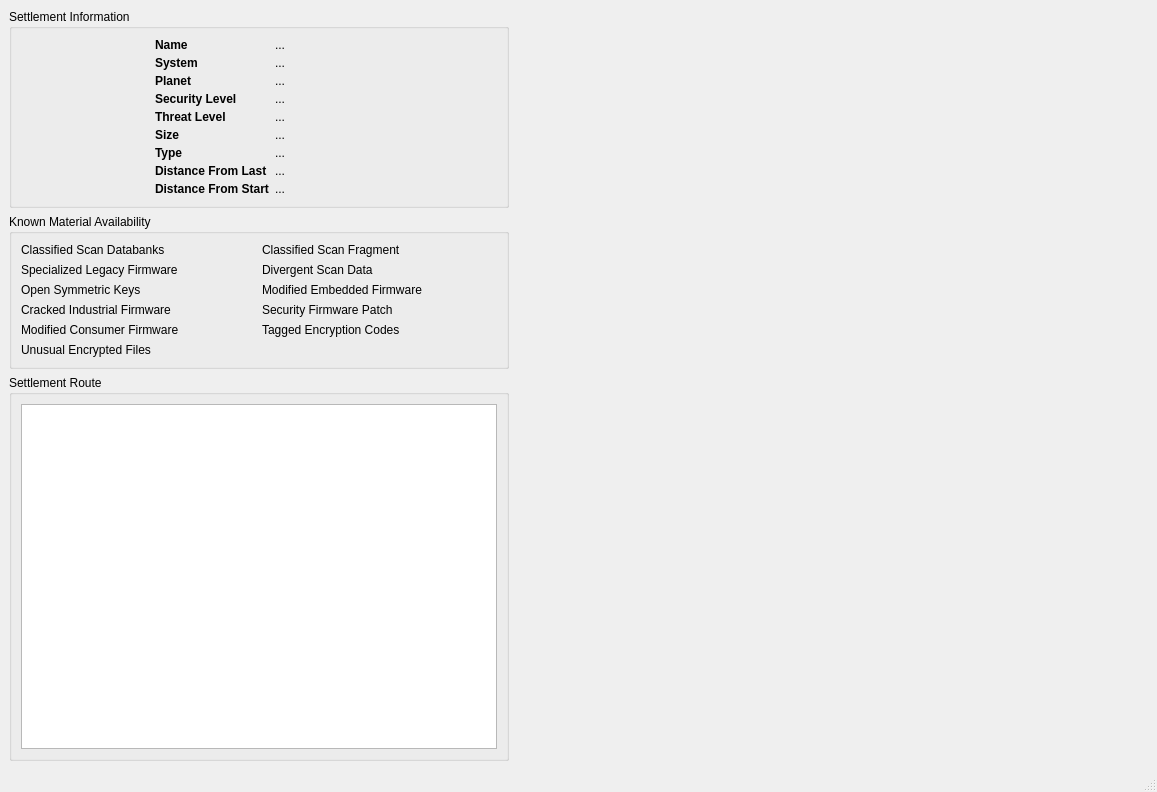
<?xml version="1.0" encoding="UTF-8"?>
<ui version="4.0">
 <class>RouteViewer</class>
 <widget class="QMainWindow" name="RouteViewer">
  <property name="geometry">
   <rect>
    <x>0</x>
    <y>0</y>
    <width>1157</width>
    <height>792</height>
   </rect>
  </property>
  <property name="sizePolicy">
   <sizepolicy hsizetype="MinimumExpanding" vsizetype="MinimumExpanding">
    <horstretch>1</horstretch>
    <verstretch>0</verstretch>
   </sizepolicy>
  </property>
  <property name="windowTitle">
   <string>Route Viewer</string>
  </property>
  <widget class="QWidget" name="centralwidget">
   <property name="sizePolicy">
    <sizepolicy hsizetype="MinimumExpanding" vsizetype="MinimumExpanding">
     <horstretch>0</horstretch>
     <verstretch>0</verstretch>
    </sizepolicy>
   </property>
   <layout class="QHBoxLayout" name="horizontalLayout_2">
    <item>
     <layout class="QVBoxLayout" name="verticalLayout">
      <item>
       <widget class="QGroupBox" name="groupBox">
        <property name="sizePolicy">
         <sizepolicy hsizetype="Preferred" vsizetype="Preferred">
          <horstretch>0</horstretch>
          <verstretch>0</verstretch>
         </sizepolicy>
        </property>
        <property name="minimumSize">
         <size>
          <width>450</width>
          <height>0</height>
         </size>
        </property>
        <property name="maximumSize">
         <size>
          <width>500</width>
          <height>16777215</height>
         </size>
        </property>
        <property name="font">
         <font/>
        </property>
        <property name="title">
         <string>Settlement Information</string>
        </property>
        <layout class="QGridLayout" name="gridLayout_2">
         <item row="0" column="1" rowspan="2">
          <layout class="QGridLayout" name="gridLayout">
           <property name="verticalSpacing">
            <number>4</number>
           </property>
           <item row="7" column="0">
            <widget class="QLabel" name="label_8">
             <property name="sizePolicy">
              <sizepolicy hsizetype="Fixed" vsizetype="Preferred">
               <horstretch>0</horstretch>
               <verstretch>0</verstretch>
              </sizepolicy>
             </property>
             <property name="font">
              <font>
               <weight>75</weight>
               <bold>true</bold>
              </font>
             </property>
             <property name="text">
              <string>Distance From Last</string>
             </property>
            </widget>
           </item>
           <item row="3" column="1">
            <widget class="QLabel" name="securityLabel">
             <property name="sizePolicy">
              <sizepolicy hsizetype="Preferred" vsizetype="Preferred">
               <horstretch>0</horstretch>
               <verstretch>1</verstretch>
              </sizepolicy>
             </property>
             <property name="font">
              <font/>
             </property>
             <property name="text">
              <string>...</string>
             </property>
            </widget>
           </item>
           <item row="0" column="0">
            <widget class="QLabel" name="label_2">
             <property name="sizePolicy">
              <sizepolicy hsizetype="Fixed" vsizetype="Preferred">
               <horstretch>0</horstretch>
               <verstretch>0</verstretch>
              </sizepolicy>
             </property>
             <property name="font">
              <font>
               <weight>75</weight>
               <bold>true</bold>
              </font>
             </property>
             <property name="text">
              <string>Name</string>
             </property>
            </widget>
           </item>
           <item row="2" column="0">
            <widget class="QLabel" name="label_4">
             <property name="sizePolicy">
              <sizepolicy hsizetype="Fixed" vsizetype="Preferred">
               <horstretch>0</horstretch>
               <verstretch>0</verstretch>
              </sizepolicy>
             </property>
             <property name="font">
              <font>
               <weight>75</weight>
               <bold>true</bold>
              </font>
             </property>
             <property name="text">
              <string>Planet</string>
             </property>
            </widget>
           </item>
           <item row="1" column="0">
            <widget class="QLabel" name="label_3">
             <property name="sizePolicy">
              <sizepolicy hsizetype="Fixed" vsizetype="Preferred">
               <horstretch>0</horstretch>
               <verstretch>0</verstretch>
              </sizepolicy>
             </property>
             <property name="font">
              <font>
               <weight>75</weight>
               <bold>true</bold>
              </font>
             </property>
             <property name="text">
              <string>System</string>
             </property>
            </widget>
           </item>
           <item row="5" column="0">
            <widget class="QLabel" name="label_6">
             <property name="sizePolicy">
              <sizepolicy hsizetype="Fixed" vsizetype="Preferred">
               <horstretch>0</horstretch>
               <verstretch>0</verstretch>
              </sizepolicy>
             </property>
             <property name="font">
              <font>
               <weight>75</weight>
               <bold>true</bold>
              </font>
             </property>
             <property name="text">
              <string>Size</string>
             </property>
            </widget>
           </item>
           <item row="1" column="1">
            <widget class="QLabel" name="systemLabel">
             <property name="sizePolicy">
              <sizepolicy hsizetype="Preferred" vsizetype="Preferred">
               <horstretch>0</horstretch>
               <verstretch>1</verstretch>
              </sizepolicy>
             </property>
             <property name="font">
              <font/>
             </property>
             <property name="text">
              <string>...</string>
             </property>
            </widget>
           </item>
           <item row="5" column="1">
            <widget class="QLabel" name="sizeLabel">
             <property name="sizePolicy">
              <sizepolicy hsizetype="Preferred" vsizetype="Preferred">
               <horstretch>0</horstretch>
               <verstretch>1</verstretch>
              </sizepolicy>
             </property>
             <property name="font">
              <font/>
             </property>
             <property name="text">
              <string>...</string>
             </property>
            </widget>
           </item>
           <item row="6" column="1">
            <widget class="QLabel" name="typeLabel">
             <property name="sizePolicy">
              <sizepolicy hsizetype="Preferred" vsizetype="Preferred">
               <horstretch>0</horstretch>
               <verstretch>1</verstretch>
              </sizepolicy>
             </property>
             <property name="font">
              <font/>
             </property>
             <property name="text">
              <string>...</string>
             </property>
            </widget>
           </item>
           <item row="8" column="0">
            <widget class="QLabel" name="label_9">
             <property name="sizePolicy">
              <sizepolicy hsizetype="Fixed" vsizetype="Preferred">
               <horstretch>0</horstretch>
               <verstretch>0</verstretch>
              </sizepolicy>
             </property>
             <property name="font">
              <font>
               <weight>75</weight>
               <bold>true</bold>
              </font>
             </property>
             <property name="text">
              <string>Distance From Start</string>
             </property>
            </widget>
           </item>
           <item row="2" column="1">
            <widget class="QLabel" name="planetLabel">
             <property name="sizePolicy">
              <sizepolicy hsizetype="Preferred" vsizetype="Preferred">
               <horstretch>0</horstretch>
               <verstretch>1</verstretch>
              </sizepolicy>
             </property>
             <property name="font">
              <font/>
             </property>
             <property name="text">
              <string>...</string>
             </property>
            </widget>
           </item>
           <item row="6" column="0">
            <widget class="QLabel" name="label_7">
             <property name="sizePolicy">
              <sizepolicy hsizetype="Fixed" vsizetype="Preferred">
               <horstretch>0</horstretch>
               <verstretch>0</verstretch>
              </sizepolicy>
             </property>
             <property name="font">
              <font>
               <weight>75</weight>
               <bold>true</bold>
              </font>
             </property>
             <property name="text">
              <string>Type</string>
             </property>
            </widget>
           </item>
           <item row="4" column="1">
            <widget class="QLabel" name="threatLabel">
             <property name="sizePolicy">
              <sizepolicy hsizetype="Preferred" vsizetype="Preferred">
               <horstretch>0</horstretch>
               <verstretch>1</verstretch>
              </sizepolicy>
             </property>
             <property name="font">
              <font/>
             </property>
             <property name="text">
              <string>...</string>
             </property>
            </widget>
           </item>
           <item row="3" column="0">
            <widget class="QLabel" name="label_10">
             <property name="sizePolicy">
              <sizepolicy hsizetype="Fixed" vsizetype="Preferred">
               <horstretch>0</horstretch>
               <verstretch>0</verstretch>
              </sizepolicy>
             </property>
             <property name="font">
              <font>
               <weight>75</weight>
               <bold>true</bold>
              </font>
             </property>
             <property name="text">
              <string>Security Level</string>
             </property>
            </widget>
           </item>
           <item row="7" column="1">
            <widget class="QLabel" name="lastDistanceLabel">
             <property name="sizePolicy">
              <sizepolicy hsizetype="Preferred" vsizetype="Preferred">
               <horstretch>0</horstretch>
               <verstretch>1</verstretch>
              </sizepolicy>
             </property>
             <property name="font">
              <font/>
             </property>
             <property name="text">
              <string>...</string>
             </property>
            </widget>
           </item>
           <item row="4" column="0">
            <widget class="QLabel" name="label_5">
             <property name="sizePolicy">
              <sizepolicy hsizetype="Fixed" vsizetype="Preferred">
               <horstretch>0</horstretch>
               <verstretch>0</verstretch>
              </sizepolicy>
             </property>
             <property name="font">
              <font>
               <weight>75</weight>
               <bold>true</bold>
              </font>
             </property>
             <property name="text">
              <string>Threat Level</string>
             </property>
            </widget>
           </item>
           <item row="8" column="1">
            <widget class="QLabel" name="startDistanceLabel">
             <property name="sizePolicy">
              <sizepolicy hsizetype="Preferred" vsizetype="Preferred">
               <horstretch>0</horstretch>
               <verstretch>1</verstretch>
              </sizepolicy>
             </property>
             <property name="font">
              <font/>
             </property>
             <property name="text">
              <string>...</string>
             </property>
            </widget>
           </item>
           <item row="0" column="1">
            <widget class="QLabel" name="settlementLabel">
             <property name="sizePolicy">
              <sizepolicy hsizetype="Preferred" vsizetype="Preferred">
               <horstretch>0</horstretch>
               <verstretch>1</verstretch>
              </sizepolicy>
             </property>
             <property name="font">
              <font/>
             </property>
             <property name="text">
              <string>...</string>
             </property>
            </widget>
           </item>
          </layout>
         </item>
         <item row="0" column="0">
          <widget class="QLabel" name="settlementIcon">
           <property name="sizePolicy">
            <sizepolicy hsizetype="Fixed" vsizetype="Minimum">
             <horstretch>0</horstretch>
             <verstretch>1</verstretch>
            </sizepolicy>
           </property>
           <property name="minimumSize">
            <size>
             <width>128</width>
             <height>128</height>
            </size>
           </property>
           <property name="maximumSize">
            <size>
             <width>128</width>
             <height>128</height>
            </size>
           </property>
           <property name="font">
            <font>
             <pointsize>13</pointsize>
            </font>
           </property>
           <property name="text">
            <string/>
           </property>
           <property name="pixmap">
            <pixmap resource="../resources/resources.qrc">:/noimage.png</pixmap>
           </property>
          </widget>
         </item>
        </layout>
       </widget>
      </item>
      <item>
       <widget class="QGroupBox" name="groupBox_3">
        <property name="sizePolicy">
         <sizepolicy hsizetype="MinimumExpanding" vsizetype="Fixed">
          <horstretch>0</horstretch>
          <verstretch>0</verstretch>
         </sizepolicy>
        </property>
        <property name="minimumSize">
         <size>
          <width>450</width>
          <height>0</height>
         </size>
        </property>
        <property name="font">
         <font/>
        </property>
        <property name="title">
         <string>Known Material Availability</string>
        </property>
        <layout class="QVBoxLayout" name="verticalLayout_3">
         <item>
          <layout class="QGridLayout" name="materials">
           <item row="5" column="0">
            <widget class="QLabel" name="uef">
             <property name="font">
              <font/>
             </property>
             <property name="text">
              <string>Unusual Encrypted Files</string>
             </property>
            </widget>
           </item>
           <item row="4" column="1">
            <widget class="QLabel" name="tec">
             <property name="font">
              <font/>
             </property>
             <property name="text">
              <string>Tagged Encryption Codes</string>
             </property>
            </widget>
           </item>
           <item row="4" column="0">
            <widget class="QLabel" name="mcf">
             <property name="font">
              <font/>
             </property>
             <property name="text">
              <string>Modified Consumer Firmware</string>
             </property>
            </widget>
           </item>
           <item row="3" column="1">
            <widget class="QLabel" name="sfp">
             <property name="font">
              <font/>
             </property>
             <property name="text">
              <string>Security Firmware Patch</string>
             </property>
            </widget>
           </item>
           <item row="3" column="0">
            <widget class="QLabel" name="cif">
             <property name="font">
              <font/>
             </property>
             <property name="text">
              <string>Cracked Industrial Firmware</string>
             </property>
            </widget>
           </item>
           <item row="2" column="1">
            <widget class="QLabel" name="mef">
             <property name="font">
              <font/>
             </property>
             <property name="text">
              <string>Modified Embedded Firmware</string>
             </property>
            </widget>
           </item>
           <item row="0" column="0">
            <widget class="QLabel" name="csd">
             <property name="font">
              <font/>
             </property>
             <property name="text">
              <string>Classified Scan Databanks</string>
             </property>
            </widget>
           </item>
           <item row="1" column="0">
            <widget class="QLabel" name="slf">
             <property name="font">
              <font/>
             </property>
             <property name="text">
              <string>Specialized Legacy Firmware</string>
             </property>
            </widget>
           </item>
           <item row="1" column="1">
            <widget class="QLabel" name="dsd">
             <property name="font">
              <font/>
             </property>
             <property name="text">
              <string>Divergent Scan Data</string>
             </property>
            </widget>
           </item>
           <item row="0" column="1">
            <widget class="QLabel" name="csf">
             <property name="enabled">
              <bool>true</bool>
             </property>
             <property name="font">
              <font/>
             </property>
             <property name="text">
              <string>Classified Scan Fragment</string>
             </property>
            </widget>
           </item>
           <item row="2" column="0">
            <widget class="QLabel" name="osk">
             <property name="font">
              <font/>
             </property>
             <property name="text">
              <string>Open Symmetric Keys</string>
             </property>
            </widget>
           </item>
          </layout>
         </item>
        </layout>
       </widget>
      </item>
      <item>
       <widget class="QGroupBox" name="groupBox_2">
        <property name="sizePolicy">
         <sizepolicy hsizetype="Preferred" vsizetype="MinimumExpanding">
          <horstretch>0</horstretch>
          <verstretch>100</verstretch>
         </sizepolicy>
        </property>
        <property name="minimumSize">
         <size>
          <width>500</width>
          <height>0</height>
         </size>
        </property>
        <property name="font">
         <font/>
        </property>
        <property name="title">
         <string>Settlement Route</string>
        </property>
        <layout class="QHBoxLayout" name="horizontalLayout">
         <item>
          <widget class="QTableView" name="tableView">
           <property name="sizePolicy">
            <sizepolicy hsizetype="Preferred" vsizetype="MinimumExpanding">
             <horstretch>0</horstretch>
             <verstretch>100</verstretch>
            </sizepolicy>
           </property>
           <property name="minimumSize">
            <size>
             <width>400</width>
             <height>200</height>
            </size>
           </property>
           <property name="font">
            <font/>
           </property>
           <property name="alternatingRowColors">
            <bool>true</bool>
           </property>
          </widget>
         </item>
        </layout>
       </widget>
      </item>
     </layout>
    </item>
    <item>
     <widget class="QLabel" name="largeImage">
      <property name="sizePolicy">
       <sizepolicy hsizetype="Expanding" vsizetype="Expanding">
        <horstretch>100</horstretch>
        <verstretch>100</verstretch>
       </sizepolicy>
      </property>
      <property name="maximumSize">
       <size>
        <width>11111</width>
        <height>11111</height>
       </size>
      </property>
      <property name="font">
       <font>
        <pointsize>13</pointsize>
       </font>
      </property>
      <property name="text">
       <string/>
      </property>
      <property name="pixmap">
       <pixmap resource="../resources/resources.qrc">:/noimage.png</pixmap>
      </property>
      <property name="alignment">
       <set>Qt::AlignCenter</set>
      </property>
     </widget>
    </item>
   </layout>
  </widget>
  <widget class="QMenuBar" name="menubar">
   <property name="geometry">
    <rect>
     <x>0</x>
     <y>0</y>
     <width>1157</width>
     <height>22</height>
    </rect>
   </property>
  </widget>
  <widget class="QStatusBar" name="statusbar"/>
 </widget>
 <resources>
  <include location="../resources/resources.qrc"/>
 </resources>
 <connections/>
</ui>
